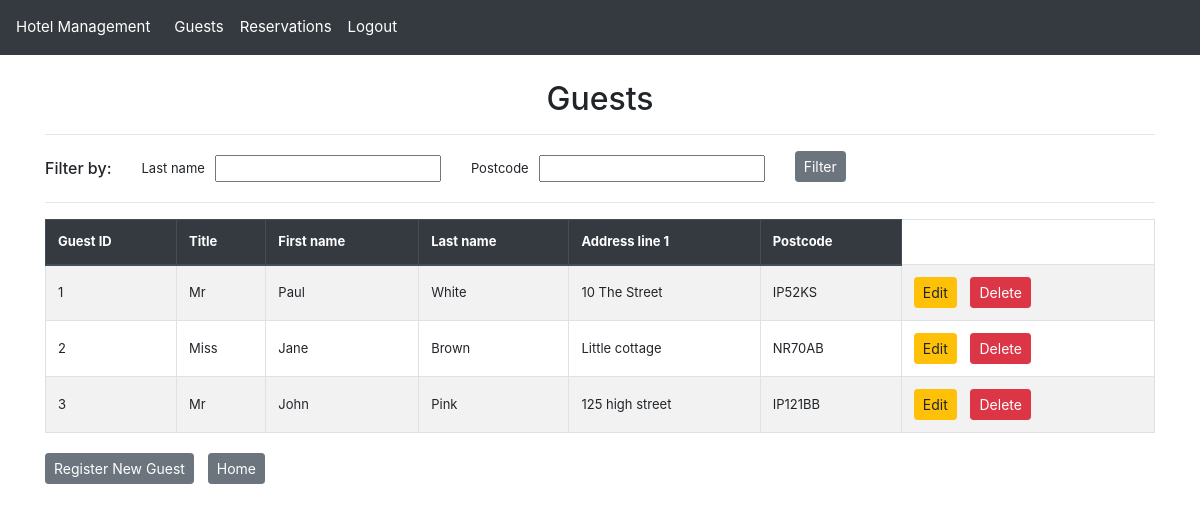
/guest/ (signed in), run on an earlier commit of the app's database.
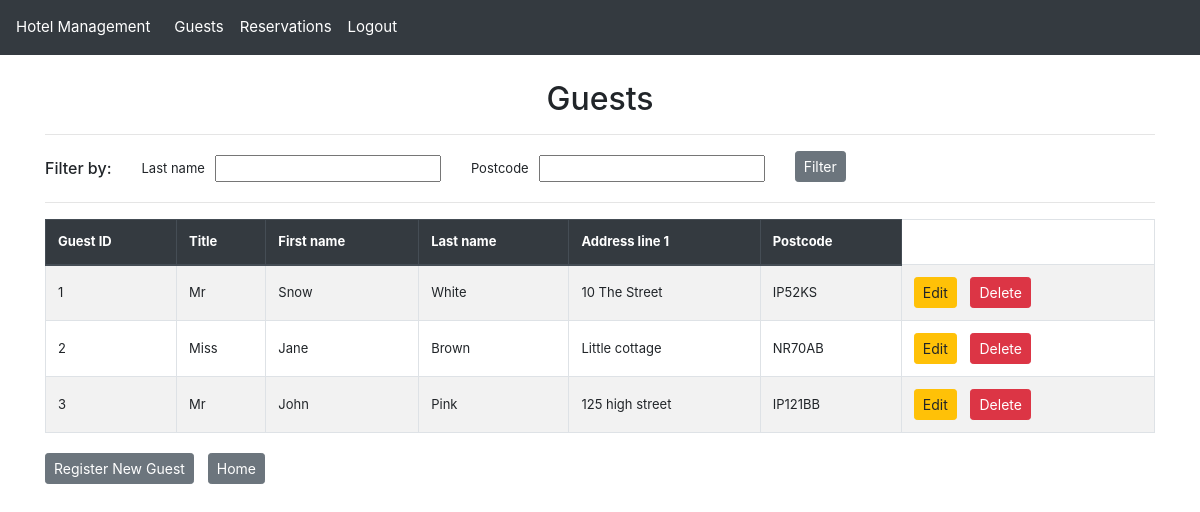
And on a later commit of the database.
### hotel_app/models.py (models this page shows, shortened)
class Guest(models.Model):
    guest_id = models.AutoField(primary_key=True)  # Unique identifier for each guest
    title = models.CharField(
        max_length=10,
        validators=[validate_title]
    )  # Guest's title (Mr., Mrs., Ms., etc.)
    first_name = models.CharField(
        max_length=50,
        validators=[
            RegexValidator(
                r'^[A-Za-z\-\' ]+$',
                message="First name can only contain letters, hyphens, apostrophes and spaces"
            )
        ]
    )  # Guest's first name
    last_name = models.CharField(
        max_length=50,
        validators=[
            RegexValidator(
                r'^[A-Za-z\-\' ]+$',
                message="Last name can only contain letters, hyphens, apostrophes and spaces"
            )
        ]
    )  # Guest's last name
    phone_number = models.CharField(
        max_length=11,
        validators=[
            RegexValidator(
                r'^(07\d{9}|0\d{10})$',
                message="Phone number must be a valid UK number with only digits (e.g., '07123456789' or '02012345678')"
            )
        ]
    )  # Contact phone number
    email = models.EmailField(
        max_length=320,
        validators=[
            RegexValidator(
                r'^[a-zA-Z0-9._%+-]+@[a-zA-Z0-9.-]+\.[a-zA-Z]{2,}$',
                message="Please enter a valid email address"
            )
        ]
    )  # Contact email address
    address_line1 = models.CharField(
        max_length=80,
        validators=[
            RegexValidator(
                r'^[A-Za-z0-9\-\',\. ]+$',
                message="Address can only contain letters, numbers, hyphens, apostrophes, commas, periods and spaces"
            )
        ]
    )  # Primary address line
    address_line2 = models.CharField(
        max_length=80,
        blank=True,
        null=True,
        validators=[
            RegexValidator(
                r'^[A-Za-z0-9\-\',\. ]+$',
                message="Address can only contain letters, numbers, hyphens, apostrophes, commas, periods and spaces"
            )
        ]
    )  # Secondary address line (optional)
    city = models.CharField(
        max_length=80,
        validators=[
            RegexValidator(
                r'^[A-Za-z\-\' ]+$',
                message="City can only contain letters, hyphens, apostrophes and spaces"
            )
        ]
    )  # City of residence
    county = models.CharField(
        max_length=80,
        validators=[
            RegexValidator(
                r'^[A-Za-z\-\' ]+$',
                message="County can only contain letters, hyphens, apostrophes and spaces"
            )
        ]
    )  # County/state/region
    postcode = models.CharField(
        max_length=8,
        validators=[
            RegexValidator(
                r'^([A-Za-z][A-Ha-hJ-Yj-y]?\d[A-Za-z\d]? ?\d[A-Za-z]{2}|GIR ?0A{2})$',
                message="Please enter a valid UK postcode (e.g., 'SW1A 1AA', 'M1 1AA' or 'B338TH')"
            )
        ]
    )  # Postal/ZIP code

### hotel_app/views.py (the view, shortened to what this page needs)
# urls.py: path('guest/', views.guest_list_view, name="guest_list"),  # List all guests
@login_required
def guest_list_view(request):
    guest_filter = GuestFilter(request.GET, queryset=Guest.objects.all())
    validation_errors = []
    if validation_errors:
        from django.contrib import messages
        for error in validation_errors:
            messages.error(request, error)
        guest_filter = GuestFilter(queryset=Guest.objects.all())
    return render(request, 'guest_list.html', {
        'filter': guest_filter
    })

### hotel_app/filters.py (called while the page is built)
    @property
    def qs(self):
        qs = super().qs
        if self.data.get('last_name'):
            is_valid, error = self.validate_last_name(self.data['last_name'])
            if not is_valid:
                logger.warning(f"Invalid last name format: {self.data['last_name']}")
                return self.queryset.none()  # Return empty queryset for invalid input
        return qs

### hotel_app/templatetags/custom_filters.py (called while the page is built)
@register.filter(name='is_in_group')
def is_in_group(user, group_name):
    return user.groups.filter(name=group_name).exists()

### hotel_app/templates/guest_list.html (shortened to what this page needs)
{% extends "guest_list_base.html" %}
{% block heading %}
Guests
{% endblock %}
{% block actions %}
<div class="button-group">
    <a href="{% url 'guest_update' guest.guest_id %}" class="btn btn-warning btn-sm" >Edit</a>
    <a href="{% url 'guest_delete' guest.guest_id %}" class="btn btn-danger btn-sm" >Delete</a>
</div>
{% endblock %}
{% block footer %}
<div class="button-group">
    <a href="{% url 'guest_create' %}?mode=list" class="btn btn-secondary btn-sm">Register New Guest</a>
    <a href="{% url 'home' %}" class="btn btn-secondary btn-sm">Home</a>
</div>
{% endblock %}

### hotel_app/templates/guest_list_base.html (shortened to what this page needs)
{% extends "base.html" %}
{% block content %}
    <h2 class="text-center">{% block heading %}{% endblock %}</h2>
    <hr>
    <div class="row align-items-center">
        <div class="col-auto text-center" style="font-size: 13px; vertical-align: middle;">
            <h6 class="fw-bold mb-0">Filter by:</h6>
        </div>
        <div class="col">
            <form method="get" class="row g-3">
                {% for field in filter.form %}
                <div class="col-md-auto d-flex align-items-center mt-1 mb-1">
                    <label for="{{ field.id_for_label }}" class="form-label fw-bold" style="font-size: 13px; margin-right: 10px; margin-bottom: 0; vertical-align: middle;">{{ field.label }}</label>
                    {{ field }}
                </div>
                {% endfor %}
                <div class="col-md-auto">
                    <button type="submit" class="btn btn-secondary btn-sm">Filter</button>
                </div>
            </form>
        </div>
    </div>
    <hr>
    <table class="table table-bordered table-striped ">
        <thead class="thead-dark">
            <tr>
                <th>Guest ID</th>
                <th>Title</th>
                <th>First name</th>
                <th>Last name</th>
                <th>Address line 1</th>
                <th>Postcode</th>
            </tr>
        </thead>
        <tbody>
            {% for guest in filter.qs %}
            <tr>
                <td>{{ guest.guest_id }} </td>
                <td>{{ guest.title }} </td>
                <td>{{ guest.first_name }} </td>
                <td>{{ guest.last_name }} </td>
                <td>{{ guest.address_line1 }} </td>
                <td>{{ guest.postcode }} </td>
                <td>
                    {% block actions %}{% endblock %}
                </td>
            </tr>
            {% endfor %}
        </tbody>
    </table>
{% endblock %}

What changed in the data, as far as the page shows it:
changed Guest "White": first_name "Paul" → "Snow"
